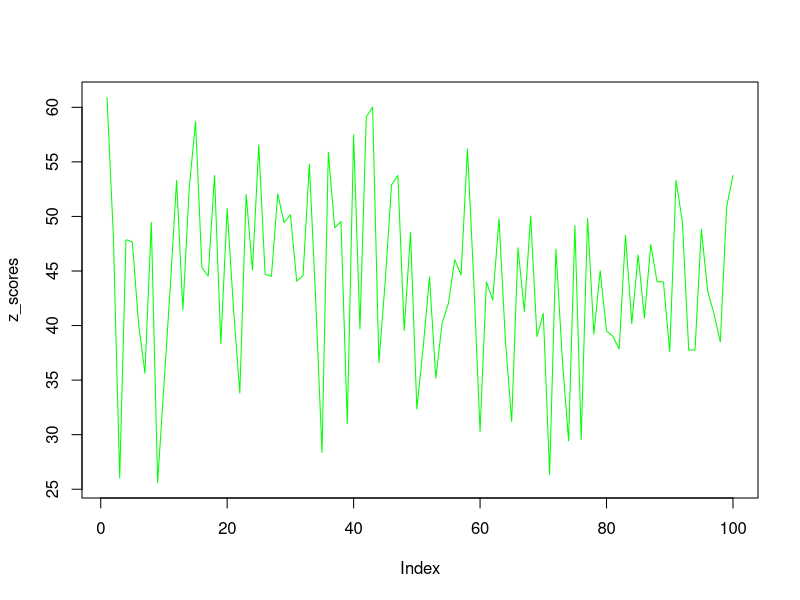
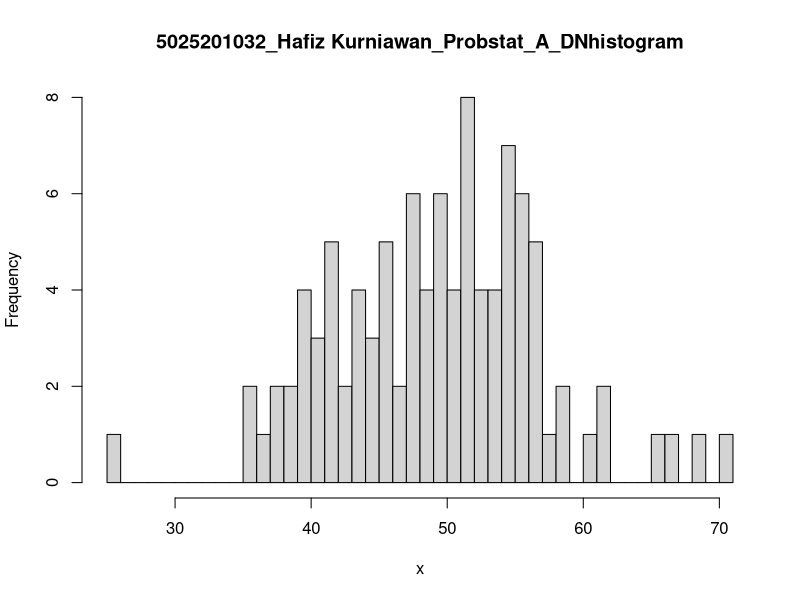

R code for these plots, in order:
# Soal 6

# Soal 6.a
n = 100
m = 50
sd = 8

data <- rnorm(100,50,8)
rata_rata <- mean(data)
x1 <- floor(mean(data))
x2 <- round(mean(data))

z_scores <- (data - mean(data) / sd(data))

plot(z_scores, type = "l", col="green")

# Soal 6.b
x <- rnorm(100,50,8)
hist(x,
     breaks = 50,
     main = "5025201032_Hafiz Kurniawan_Probstat_A_DNhistogram")

# Soal 6.c
var(x)